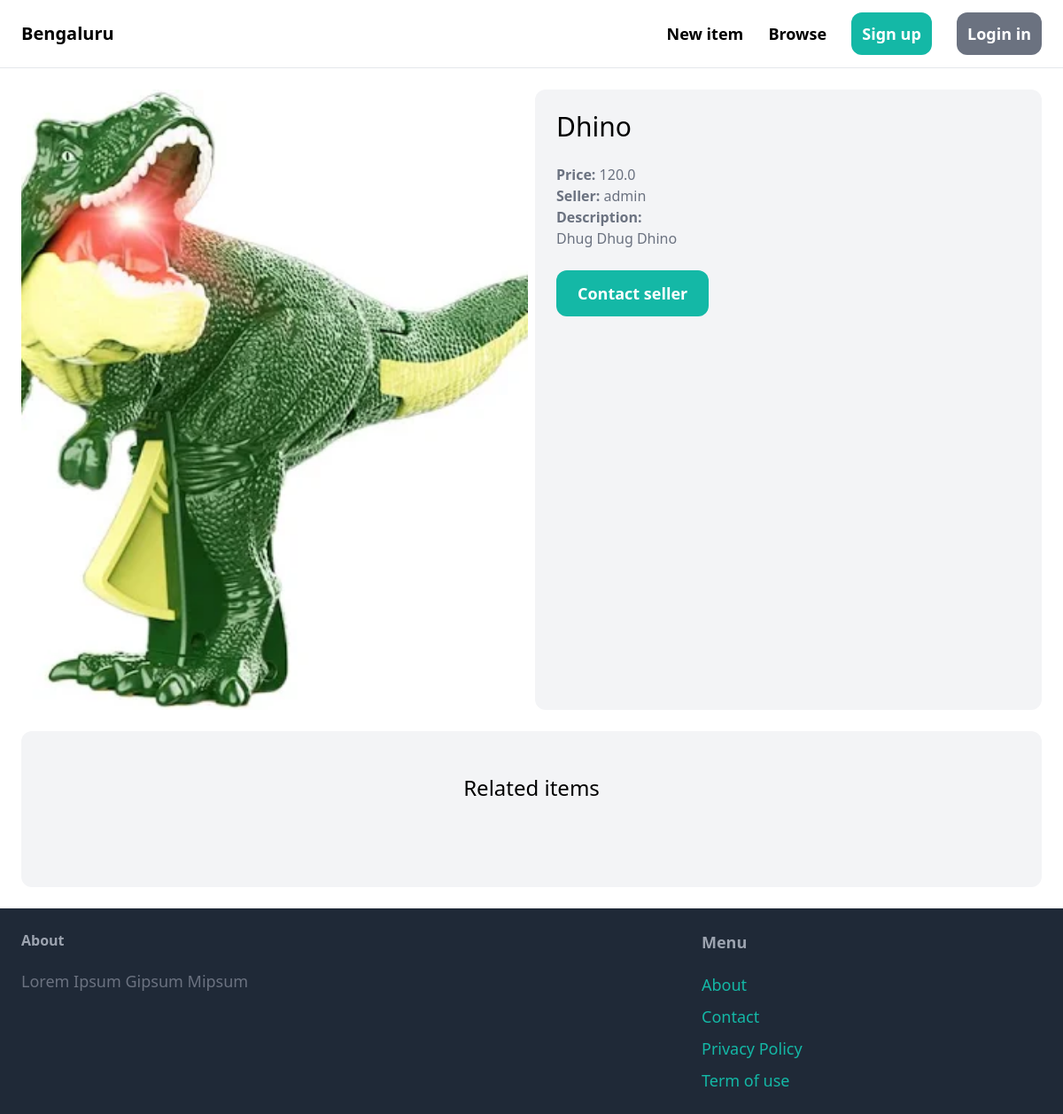
The app's page /items/1/, older data.
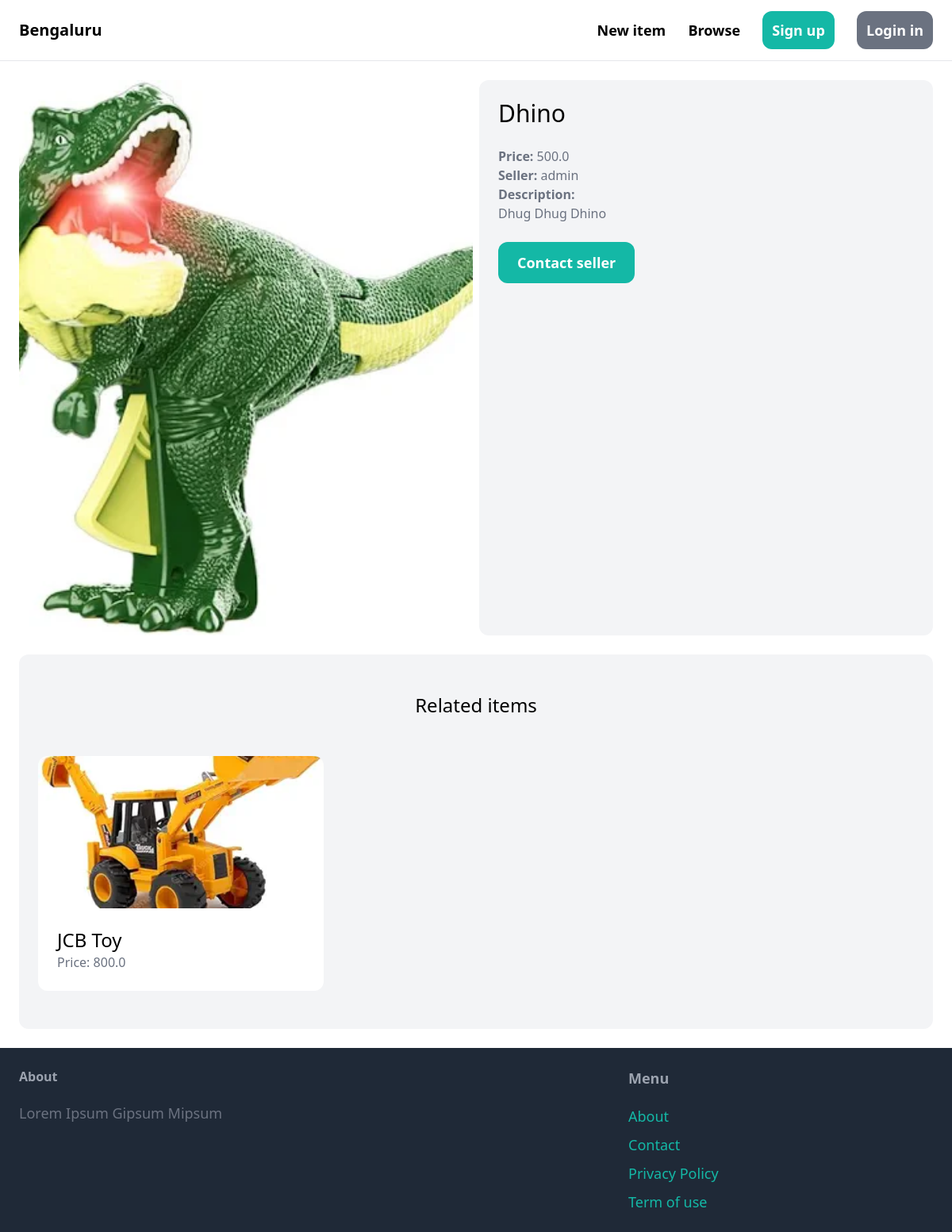
The same page, newer data.
### item/models.py (models this page shows, shortened)
class Item(models.Model):
    category = models.ForeignKey(Category, related_name='items', on_delete=models.CASCADE)
    name = models.CharField(max_length=255)
    description = models.TextField(blank=True, null=True)
    price = models.FloatField()
    image = models.ImageField(upload_to='item_images', blank=True, null=True)
    is_sold = models.BooleanField(default=False)
    created_by = models.ForeignKey(User, related_name='items', on_delete=models.CASCADE)
    created_at = models.DateTimeField( auto_now_add=True)

### item/views.py (the view)
# urls.py: path('<int:pk>/', views.detail, name='detail')
def detail(request, pk):
    item = get_object_or_404(Item, pk=pk)
    related_items = Item.objects.filter(category=item.category, is_sold=False).exclude(pk=pk)[0:3]
    return render(request, 'item/detail.html', {
        'item': item,
        'related_items': related_items
    })

### item/templates/item/detail.html (shortened to what this page needs)
{% extends 'core/base.html' %}
{% block content %}
<div class="grid grid-cols-2 gap-2 ">
    <div class="grid-cols-3">
        <img src="{{item.image.url}}" class="w-full h-[700px] object-cover rounded-lg">
    </div>
    <div class="col-span-1 p-6 bg-gray-100 rounded-xl">
        <h1 class="mb-6 text-3xl">{{ item.name }}</h1>
        <p class="text-gray-500"><strong>Price: </strong>{{ item.price }}</p>
        <p class="text-gray-500"><strong>Seller: </strong>{{ item.created_by.username }}</p>
        {% if item.description %}
        <p class="text-gray-500"><strong>Description:</strong><br>{{ item.description }}</p>
        {% endif %}
        <a href="#" class="inline-block mt-6 px-6 py-3 text-lg font-semibold bg-teal-500 text-white rounded-xl hover:bg-teal-700">Contact seller</a>
    </div>
</div>
<div class="mt-6 px-6 py-12 bg-gray-100 rounded-xl">
    <h2 class="mb-12 text-2xl text-center">Related items</h2>
    <div class="grid grid-cols-3 gap-3">
        {% for item in related_items %}
            <div>
                <a href="{% url 'item:detail' item.id %}">
                    <div>
                        <img src="{{ item.image.url }}" class="w-full h-48 object-cover rounded-t-xl">
                    </div>
                    <div class="p-6 bg-white rounded-b-xl">
                        <h2 class="text-2xl">{{ item.name }}</h2>
                        <p class="text-gray-500">Price: {{ item.price }}</p>
                    </div>
                </a>
            </div>
        {% endfor %}
    </div>
</div>
{% endblock %}

Row changes from the older to the newer data that the page shows:
changed Item "Dhino": price "120.0" → "500.0"
added Item: image (picture), name "JCB Toy", price "800.0"
